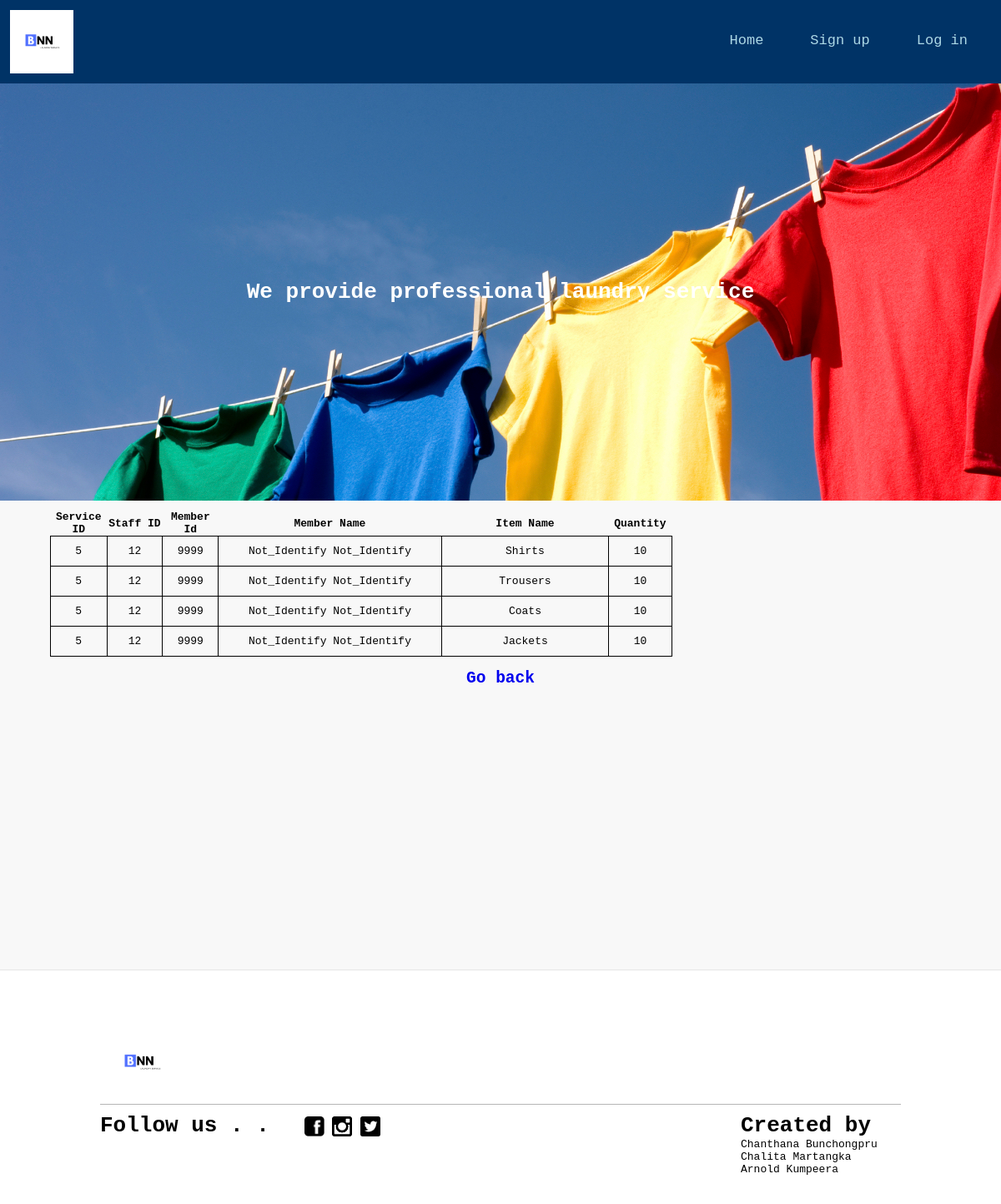
Screenshot of /viewdetailforuser.php?serviceId=5 with the database file from the repository.
### tables this page shows
CREATE TABLE `regisitem` (
  `regisId` int(15) NOT NULL,
  `memberId` int(15) NOT NULL,
  `staffId` int(15) DEFAULT NULL,
  `serviceId` int(15) DEFAULT NULL,
  `itemId` int(15) DEFAULT NULL,
  `quantity` int(2) DEFAULT NULL
);

CREATE TABLE `member` (
  `memberId` int(15) NOT NULL,
  `firstName` varchar(45) NOT NULL,
  `lastName` varchar(45) NOT NULL,
  `mobileNo` varchar(10) NOT NULL,
  `address` varchar(45) NOT NULL,
  `memberTypeId` int(1) NOT NULL,
  `bonusPoint` int(5) NOT NULL,
  `email` varchar(45) NOT NULL,
  `memberUserId` varchar(45) NOT NULL,
  `password` varchar(45) NOT NULL,
  `gender` enum('M','F') NOT NULL
);

CREATE TABLE `item` (
  `itemId` int(2) NOT NULL,
  `itemName` varchar(45) NOT NULL,
  `price` int(6) NOT NULL
);

### viewdetailforuser.php (the view, shortened to what this page needs)
<?php
require_once('connect.php');
$serviceId = $_GET['serviceId'];
 ?>
<!DOCTYPE html>
<html>
  <head>
    <link rel="stylesheet" type="text/css" href="stylesbackup1.css">
  </head>
  <div class="header">
    <div class="logoWrapper">
      <img class="logo" src="BNN.png" border="0" />
      <div class="topnav">
        <a href="staffsignin.php">Log in</a>
        <a href="staffregister.php">Sign up</a>
        <a href="management.php">Home</a>
      </div>
    </div>
    <div class="motto">
      <h1>We provide professional laundry service</h1>
    </div>
  </div>
  <body>
    <div class="row">
    <div class="content">
      <div class="boxWrapper">
        <div class="">
          <table>
                  <col width="5%">
                  <col width="5%">
                  <col width="5%">
                  <col width="20%">
                  <col width="15%">
                  <col width="5%">
                  <col width="10%">
                  <col width="10%">
                  <col width="5%">
                  <tr>
                    <th>Service ID</th>
                    <th>Staff ID</th>
                      <th>Member Id</th>
                      <th>Member Name</th>
                      <th>Item Name</th>
                      <th>Quantity</th>
                  </tr>
  		 <?php
  				 	$q="SELECT *,firstName,lastName,itemName FROM `regisitem`,`member`,`item` where  `serviceId` = '$serviceId' AND regisitem.memberId = member.memberId AND regisitem.itemId = item.itemId ORDER BY `serviceId`";
  					$result=$mysqli->query($q);
  				 while($row=$result->fetch_array()){ ?>
                   <tr>
                      <td><?=$row[3]?></td>
                      <td><?=$row[2]?></td>
                      <td><?=$row[1]?></td>
                      <td><?=$row[7]?> <?=$row[8]?></td>
                      <td><?=$row[18]?></td>
                      <td><?=$row[5]?></td>
                  </tr>
  				<?php } ?>
              </table>
              <br>
              <a href="trackservice.php">
                <h2 style="text-align:center">Go back</h2>
              </a>
        </div>
      </div>
    </div>
  </div>
  <footer>
    <div class="footerContent">
      <div class="logoWrapper">
        <img class="logo" src="BNN.png" border="0" />
      </div>
      <div class="leftFooter">
        <h1 id="followUs">Follow us . . </h1>
        <div class="iconWrapper">
          <a href="https://www.facebook.com/">
            <img class="socialIcon" src="facebook.png" border="0" />
          </a>
          <a href="https://www.instagram.com/">
            <img class="socialIcon" src="ig.png" border="0" />
          </a>
          <a href="https://twitter.com/">
            <img class="socialIcon" src="twitter.png" border="0" />
          </a>
        </div>
      </div>
      <div class="rightFooter">
        <div class="memberCredit">
          <h1>Created by</h1>
        </div>
        <div class="nameList">
          <ul id="name">
            <li>Chanthana Bunchongpru</li>
            <li>Chalita Martangka</li>
            <li>Arnold Kumpeera</li>
          </ul>
        </div>
      </div>
    </div>
  </footer>
  </body>
</html>

### stylesbackup1.css (style rules this page uses)
* { font-family: monospace; margin:0; padding:0; box-sizing:border-box; }
a { text-decoration: none; }
.topnav { overflow: hidden; }
.topnav a { margin-right: 2%; float: right; color: lightblue; text-align: center; vertical-align: middle; line-height: 70px; padding: 14px 16px; text-decoration: none; font-size: 17px; }
.logoWrapper { height: 100px; position: relative; }
.logo { padding: 1%; margin: 0; position: absolute; height: 100px; width: 100px; }
.motto { height: 500px; color: white; font-weight: bold; text-align: center; vertical-align: center; font-family:monospace; line-height: 500px; background-image: url("bg.jpeg"); background-size:auto; }
.header { background-color: #003366; }
.row:after { content: ""; display: table; clear: both; }
.row { background-color: rgba(239,239,239,0.45); }
.content { float: left; width: 100%; margin-top: 1%; }
.boxWrapper { padding-left: 5%; padding-right: 5%; width: 100%; height: 550px; }
footer { background: width: 100%; }
.leftFooter { padding-top: 1%; border-top: 1px solid rgba(10,10,10,0.3); float: left; width: 50%; }
.rightFooter { padding-top: 1%; border-top: 1px solid rgba(10,10,10,0.3); float: left; width: 50%; }
.socialIcon { float: left; height: 10%; width: 10%; margin: 2%; }
.footerContent { width: 100%; padding: 10%; padding-top: 5%; border-top: 1px solid rgba(10,10,10,0.1); }
#followUs { float: left; width: 50%; }
.memberCredit { padding-left: 60%; }
.nameList { padding-left: 60%; }
#name { list-style-type: none; }
.iconWrapper { float: left; width: 50%; }
tr { text-align: center; }
td { border: 1px solid black; padding: 10px; }
table { border-collapse: collapse; width: 100%; }

### rows the page displays
regisitem: serviceId "5", staffId "12", memberId "9999", memberId.firstName "Not_Identify", memberId.lastName "Not_Identify", itemId.itemName "Shirts", quantity "10"
regisitem: serviceId "5", staffId "12", memberId "9999", memberId.firstName "Not_Identify", memberId.lastName "Not_Identify", itemId.itemName "Trousers", quantity "10"
regisitem: serviceId "5", staffId "12", memberId "9999", memberId.firstName "Not_Identify", memberId.lastName "Not_Identify", itemId.itemName "Coats", quantity "10"
regisitem: serviceId "5", staffId "12", memberId "9999", memberId.firstName "Not_Identify", memberId.lastName "Not_Identify", itemId.itemName "Jackets", quantity "10"
